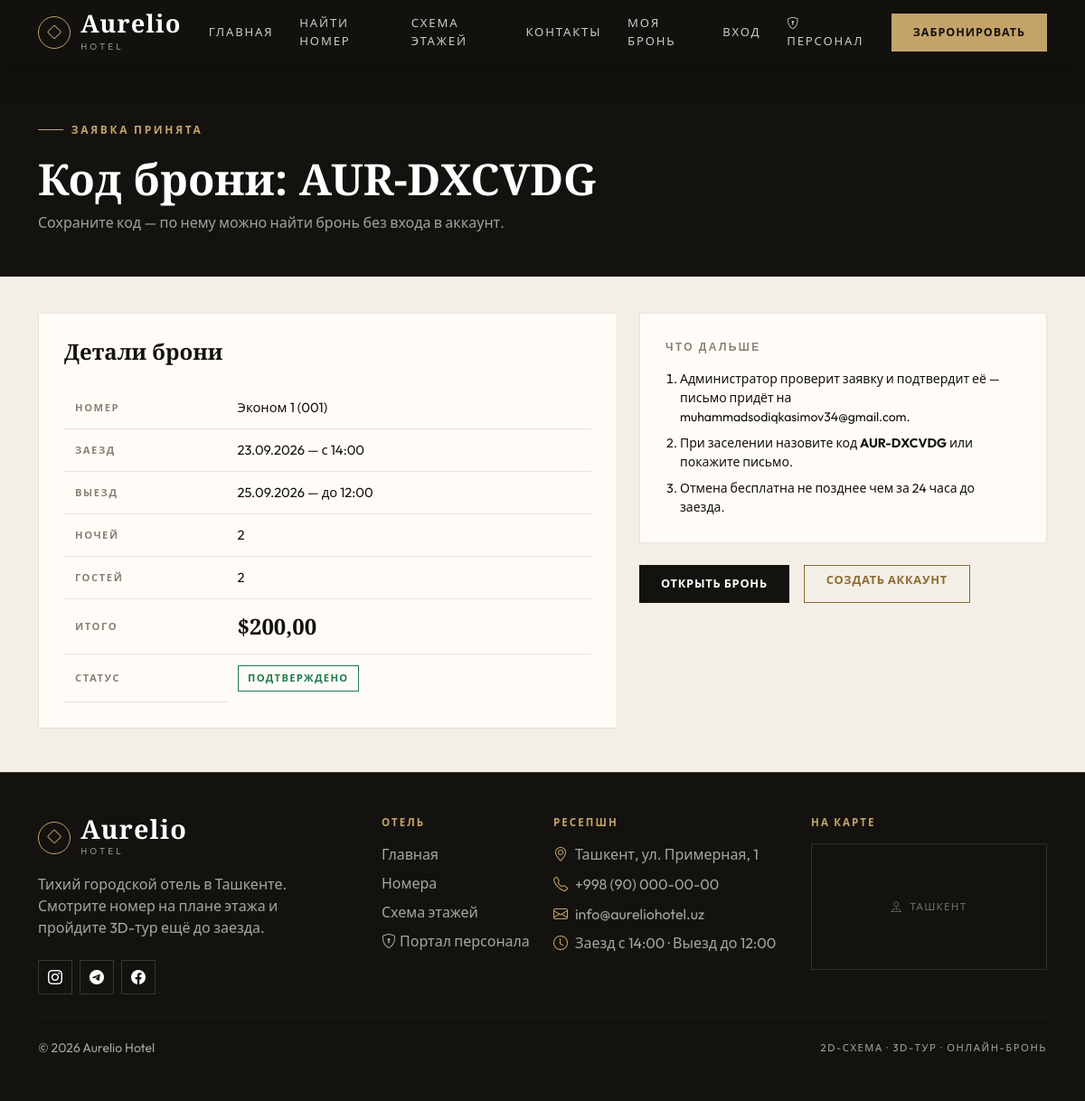
Screenshot of /bookings/AUR-DXCVDG/success/ with the database file from the repository.
### bookings/models.py (models this page shows, shortened)
class Booking(models.Model):
    STATUS_PENDING = 'pending'
    STATUS_CONFIRMED = 'confirmed'
    STATUS_CHECKED_IN = 'checked_in'
    STATUS_CHECKED_OUT = 'checked_out'
    STATUS_CANCELLED = 'cancelled'
    STATUS_NO_SHOW = 'no_show'
    STATUS_CHOICES = [
        (STATUS_PENDING, 'Ожидает подтверждения'),
        (STATUS_CONFIRMED, 'Подтверждено'),
        (STATUS_CHECKED_IN, 'Гость заселён'),
        (STATUS_CHECKED_OUT, 'Выезд завершён'),
        (STATUS_CANCELLED, 'Отменено'),
        (STATUS_NO_SHOW, 'Гость не приехал'),
    ]
    ACTIVE_STATUSES = (STATUS_PENDING, STATUS_CONFIRMED, STATUS_CHECKED_IN)
    STAFF_TRANSITIONS = {
        STATUS_PENDING: [STATUS_CONFIRMED, STATUS_CANCELLED, STATUS_NO_SHOW],
        STATUS_CONFIRMED: [STATUS_CHECKED_IN, STATUS_CANCELLED, STATUS_NO_SHOW],
        STATUS_CHECKED_IN: [STATUS_CHECKED_OUT],
        STATUS_CHECKED_OUT: [],
        STATUS_CANCELLED: [],
        STATUS_NO_SHOW: [STATUS_CONFIRMED, STATUS_CANCELLED],
    }
    SOURCE_CHOICES = [
        ('site', 'Онлайн-бронирование'),
        ('desk', 'Стойка регистрации'),
    ]
    code = models.CharField(
        max_length=12,
        unique=True,
        editable=False,
        default=generate_booking_code,
        verbose_name="Код брони",
    )
    user = models.ForeignKey(
        User,
        on_delete=models.SET_NULL,
        null=True,
        blank=True,
        related_name='bookings',
        verbose_name="Клиент",
    )
    room = models.ForeignKey(
        Room, on_delete=models.CASCADE, related_name='bookings', verbose_name="Номер"
    )
    check_in = models.DateField(verbose_name="Дата заезда")
    check_out = models.DateField(verbose_name="Дата выезда")
    guests = models.PositiveSmallIntegerField(
        default=1, validators=[MinValueValidator(1)], verbose_name="Количество гостей"
    )
    guest_name = models.CharField(max_length=120, verbose_name="Имя гостя")
    guest_email = models.EmailField(verbose_name="E-mail гостя")
    guest_phone = models.CharField(max_length=30, blank=True, verbose_name="Телефон гостя")
    special_requests = models.TextField(blank=True, verbose_name="Пожелания")
    is_paid = models.BooleanField(default=False, verbose_name="Оплачено")
    payment_id = models.CharField(max_length=255, blank=True, null=True, verbose_name="ID платежа (Payme/Click/Stripe)")
    total_price = models.DecimalField(
        max_digits=10, decimal_places=2, blank=True, null=True, verbose_name="Итоговая сумма"
    )
    status = models.CharField(
        max_length=20, choices=STATUS_CHOICES, default=STATUS_PENDING, verbose_name="Статус"
    )
    source = models.CharField(
        max_length=10, choices=SOURCE_CHOICES, default='site', verbose_name="Источник"
    )
    created_at = models.DateTimeField(auto_now_add=True, verbose_name="Дата создания")
    updated_at = models.DateTimeField(auto_now=True, verbose_name="Обновлено")
    status_changed_at = models.DateTimeField(null=True, blank=True, verbose_name="Статус изменён")
    class Meta:
        verbose_name = "Бронирование"
        verbose_name_plural = "Бронирования"
        ordering = ('-created_at',)
        constraints = [
            models.CheckConstraint(
                **{('condition' if django.VERSION >= (5, 1) else 'check'): Q(check_out__gt=F('check_in'))},
                name='booking_check_out_after_check_in',
            ),
        ]
        indexes = [
            models.Index(fields=['room', 'check_in', 'check_out']),
            models.Index(fields=['status']),
        ]
    def __init__(self, *args, **kwargs):
        super().__init__(*args, **kwargs)
        self._original_status = self.status
    @property
    def nights(self):
        if not self.check_in or not self.check_out:
            return 0
        return max((self.check_out - self.check_in).days, 0)
    @property
    def status_css(self):
        return {
            self.STATUS_PENDING: 'status-pending',
            self.STATUS_CONFIRMED: 'status-confirmed',
            self.STATUS_CHECKED_IN: 'status-in',
            self.STATUS_CHECKED_OUT: 'status-out',
            self.STATUS_CANCELLED: 'status-cancelled',
            self.STATUS_NO_SHOW: 'status-noshow',
        }.get(self.status, 'status-pending')

### rooms/models.py (models this page shows, shortened)
class Room(models.Model):
    HOUSEKEEPING_CHOICES = [
        ('clean', 'Чисто'),
        ('dirty', 'Требует уборки'),
        ('inspected', 'Проверено менеджером'),
        ('out_of_service', 'Вне эксплуатации'),
    ]
    floor = models.ForeignKey(
        Floor,
        on_delete=models.CASCADE,
        related_name='rooms',
        null=True,
        blank=True,
        verbose_name="Этаж"
    )
    room_number = models.CharField(
        max_length=10, blank=True, verbose_name="Номер комнаты", help_text="Например, 201"
    )
    title = models.CharField(max_length=200, verbose_name="Название номера")
    description = models.TextField(verbose_name="Описание")
    image = models.ImageField(upload_to='rooms/', blank=True, null=True, verbose_name="Фото номера")
    price_per_night = models.DecimalField(max_digits=10, decimal_places=2, verbose_name="Цена за ночь ($)")
    capacity = models.IntegerField(default=2, verbose_name="Вместимость (чел)")
    amenities = models.ManyToManyField(Amenity, blank=True, related_name='rooms', verbose_name="Удобства")
    homebyme_embed_url = models.URLField(blank=True, null=True, verbose_name="Ссылка на 3D-тур HomeByMe")
    model_3d = models.FileField(upload_to='rooms_3d/', blank=True, null=True, verbose_name="3D-модель номера (.glb)")
    x_pos = models.IntegerField(default=50, verbose_name="Позиция X (%)")
    y_pos = models.IntegerField(default=50, verbose_name="Позиция Y (%)")
    is_active = models.BooleanField(default=True, verbose_name="Доступен для бронирования")
    housekeeping = models.CharField(
        max_length=20, choices=HOUSEKEEPING_CHOICES, default='clean', verbose_name="Статус уборки"
    )
    class Meta:
        verbose_name = "Номер"
        verbose_name_plural = "Номера"
        ordering = ('room_number', 'title')
    @property
    def display_number(self):
        return self.room_number or f"{self.pk:03d}"

### bookings/views.py (the view)
# urls.py: path('<str:code>/success/', views.booking_success, name='booking_success'),
def booking_success(request, code):
    booking = _get_booking_or_none(request, code) or get_object_or_404(Booking, code=code.upper())
    return render(request, 'bookings/booking_success.html', {'booking': booking, 'currency': CURRENCY})

### bookings/views.py (called while the page is built)
def _can_view(request, booking):
    if is_staff_member(request.user):
        return True
    if booking.user_id and request.user.is_authenticated and booking.user_id == request.user.id:
        return True
    return booking.code in request.session.get('booking_codes', [])

def _get_booking_or_none(request, code):
    booking = (
        Booking.objects.select_related('room', 'room__floor', 'user')
        .filter(code=(code or '').strip().upper())
        .first()
    )
    if booking and _can_view(request, booking):
        return booking
    return None

### staff/context_processors.py (called while the page is built)
def staff_status(request):
    user = getattr(request, 'user', None)
    staff_member = is_staff_member(user) if user else False
    profile = get_staff_profile(user) if staff_member else None
    return {
        'is_staff_member': staff_member,
        'staff_profile': profile,
        'can_manage_bookings': bool(profile and profile.can_manage_bookings) or bool(
            user and user.is_superuser
        ),
    }

### templates/bookings/booking_success.html (shortened to what this page needs)
{% extends 'base.html' %}
{% block content %}
<section class="page-band">
  <div class="container">
    <span class="hero-eyebrow">Заявка принята</span>
    <h1 class="mt-3">Код брони: {{ booking.code }}</h1>
    <p>Сохраните код — по нему можно найти бронь без входа в аккаунт.</p>
  </div>
</section>
<div class="container pb-5">
  <div class="row g-4">
    <div class="col-lg-7">
      <div class="panel-card">
        <h4 class="mb-4">Детали брони</h4>
        <table class="data-table">
          <tbody>
            <tr><th>Номер</th><td>{{ booking.room.title }} ({{ booking.room.display_number }})</td></tr>
            <tr><th>Заезд</th><td>{{ booking.check_in|date:"d.m.Y" }} — с 14:00</td></tr>
            <tr><th>Выезд</th><td>{{ booking.check_out|date:"d.m.Y" }} — до 12:00</td></tr>
            <tr><th>Ночей</th><td>{{ booking.nights }}</td></tr>
            <tr><th>Гостей</th><td>{{ booking.guests }}</td></tr>
            <tr><th>Итого</th><td><span class="serif-number fs-4">{{ currency }}{{ booking.total_price }}</span></td></tr>
            <tr><th>Статус</th><td><span class="status-chip {{ booking.status_css }}">{{ booking.get_status_display }}</span></td></tr>
          </tbody>
        </table>
      </div>
    </div>
    <div class="col-lg-5">
      <div class="panel-card mb-4">
        <div class="panel-title">Что дальше</div>
        <ol class="ps-3 small mb-0 d-flex flex-column gap-2">
          <li>Администратор проверит заявку и подтвердит её — письмо придёт на {{ booking.guest_email }}.</li>
          <li>При заселении назовите код <strong>{{ booking.code }}</strong> или покажите письмо.</li>
          <li>Отмена бесплатна не позднее чем за 24 часа до заезда.</li>
        </ol>
      </div>
      <div class="d-flex flex-wrap gap-3">
        <a href="{% url 'bookings:booking_detail' booking.code %}" class="btn btn-copper px-4">Открыть бронь</a>
        {% if user.is_authenticated %}
          <a href="{% url 'bookings:my_bookings' %}" class="btn btn-outline-copper px-4">Мои брони</a>
        {% else %}
          <a href="{% url 'accounts:signup' %}" class="btn btn-outline-copper px-4">Создать аккаунт</a>
        {% endif %}
      </div>
    </div>
  </div>
</div>
{% endblock %}

### rows the page displays
Booking: code "AUR-DXCVDG", room "Эконом 1", room.display_number "001", check_in "23.09.2026", check_out "25.09.2026", nights "2", guests "2", total_price "200,00", status "ПОДТВЕРЖДЕНО", guest_email "muhammadsodiqkasimov34@gmail.com"

### other values shown
{{ currency }} "$"
